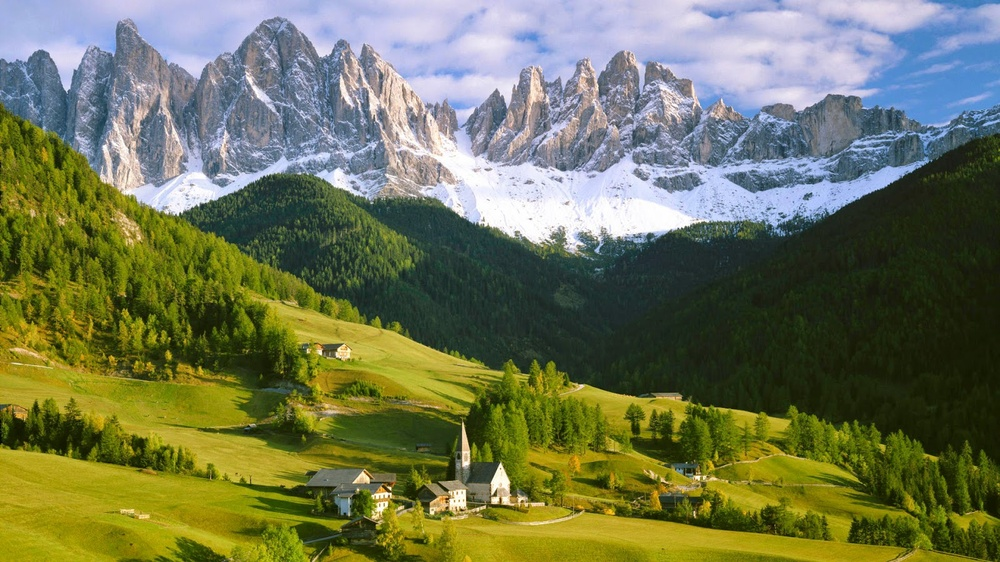
#> input picture Cap3/teste.jpg, 1000 x 562 px, shrunk from 1600 x 900 before the run, found by its file name
$ python cap3.py
#> lines starting #> are read from the running program, lines starting #| are printed output that depends on the picture; long printed decimals are rounded
# Resumo Capitulo 3 Livro

# Importando bibliotecas
from statistics import variance
from skimage import io, data
from matplotlib import pyplot as plt
import numpy as np

# Pegando a imagem e mostrando elas
img = io.imread('cap3/teste.jpg')
#> img is the input picture: shape (562, 1000, 3); mean R, G, B 111.7, 117.7, 83.8
grayimg = io.imread('cap3/teste.jpg', as_gray=True)
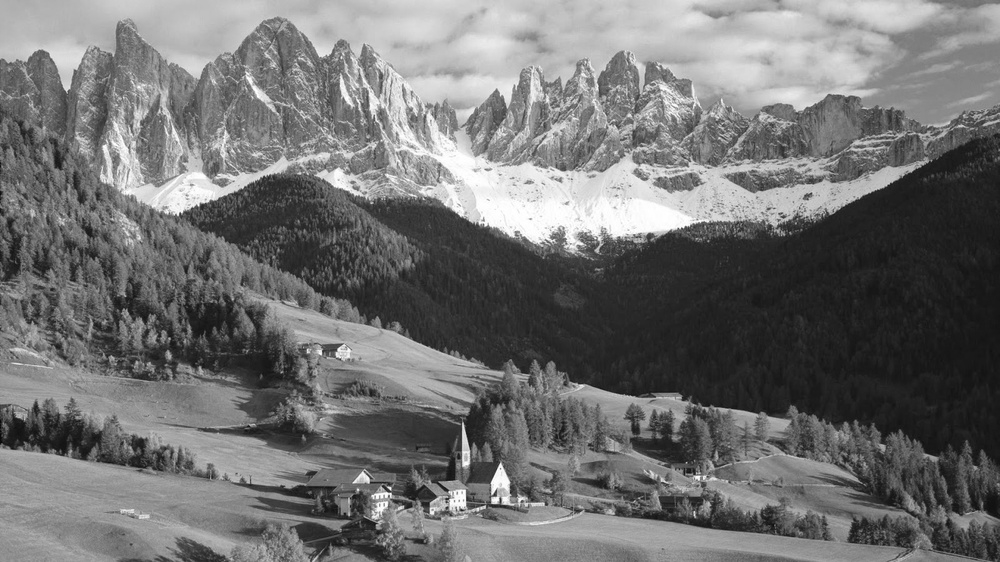
#> grayimg: shape (562, 1000) float64; min 0.0294, max 1, mean 0.447
plt.subplot(2,2,1)
plt.title("imagem Original")
plt.imshow(img)
plt.subplot(2,2,2)
plt.title("Imagem em escala de cinza")
plt.imshow(grayimg, cmap='gray')

# Apresentando o histograma
histogram, bin_edges = np.histogram(grayimg, bins=256, range=(0, 1))
#> histogram = 256 values, max 7021 at index 33, min 0 at index 0, mean 2195.3; bin_edges = 257 values from 0 to 1
plt.subplot(2,1,2)
plt.title("Historiograma em escala de cinza") # Title
plt.xlabel("Valores em escala de cinza") # X title
plt.ylabel("Contagem de pixels") # Y title
plt.xlim([0.0, 1.0]) # Define the limits of x values on the figure
plt.plot(bin_edges[0:-1], histogram)

# Computando as informações do terceiro capítulo
minpixel = np.amin(grayimg) # Valor mínimo de pixel da imagem em grayscale
#> minpixel = 0.0294
maxpixel = np.amax(grayimg) # Valor máximo de pixel na imagem em grayscale
#> maxpixel = 1
media = np.mean(grayimg) # Média da imagem
#> media = 0.447
variancia = np.var(grayimg) # Variância da imagem
#> variancia = 0.0569
mediana = np.median(grayimg) # Mediana da imagem
#> mediana = 0.45

print('O valor mínimo de pixel :', minpixel, '\nValor máximo de pixel :', maxpixel)
#| O valor mínimo de pixel : 0.02942
#| Valor máximo de pixel : 1.0
print('Média da imagem :', media, '\nVariância da imagem: ', variancia, '\nMediana da imagem: ', mediana)
#| Média da imagem : 0.4469
#| Variância da imagem:  0.05695
#| Mediana da imagem:  0.4499
plt.show()
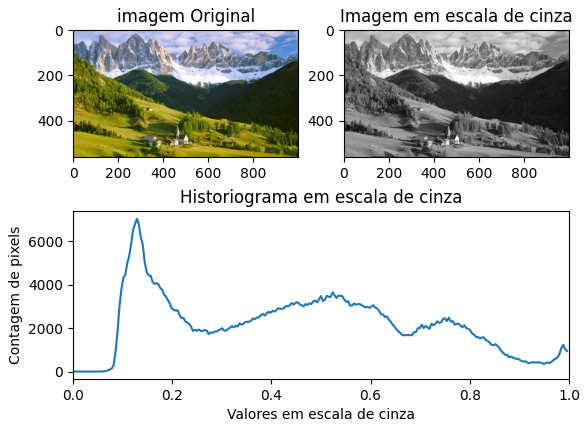
#> figure drawn by matplotlib, 3 panels; panel 3: curve peaks at x = 0.129, y = 7021
